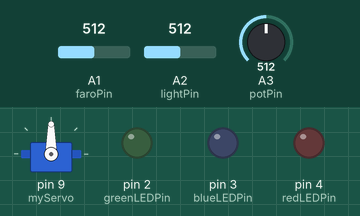
The sketch below on a simulated Arduino Uno, built with avr-gcc and run on an emulated ATmega328P. Parts: servo, output pins drawn as LEDs (lit = HIGH). The inputs (shaded band) are chosen by the test bench; at power-on: A1 (faroPin) = 512, A2 (lightPin) = 512, A3 (potPin) = 512.

Above: at 1.2 s.
1.3 s: A1 (faroPin) set to 1005
2.8 s: A1 (faroPin) set to 1021
At 2.96 s:
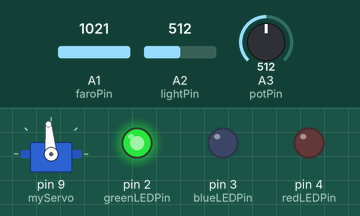
At 3.56 s:
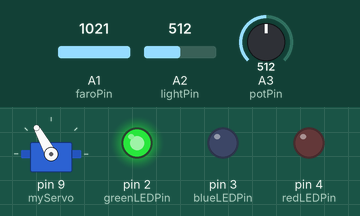
5.8 s: A2 (lightPin) set to 1005
8.8 s: A2 (lightPin) set to 1021
At 8.8 s:
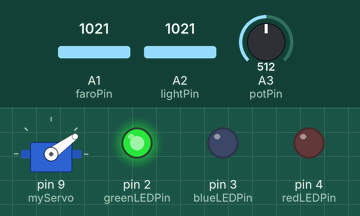
10.3 s: A2 (lightPin) set to 900
13.3 s: A1 (faroPin) set to 900
At 14.7 s:
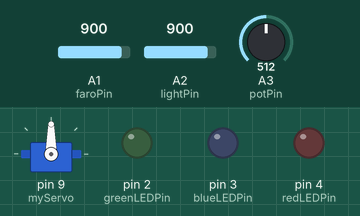
Timing chart, 0 to 15.8 s (numbered marks = the images above; inputs shaded):
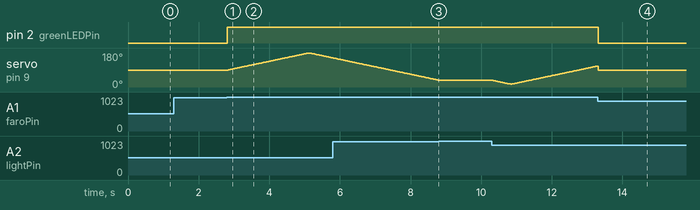

Measured:
- the behaviour switches between 1020 and 1021 on A1 (faroPin) (found by bisection; images 0 and 1)
- the behaviour switches between 1020 and 1021 on A2 (lightPin) (found by bisection; images 2 and 3)
- after the input at 1.3 s, every drawn part: stays the same
- after the input at 2.8 s, pin 2 (greenLEDPin): LOW → HIGH at once; servo on pin 9 (myServo): rises from 90° to 180° in 2.3 s, then falls to 154° in 0.66 s
- after the input at 8.8 s, servo on pin 9 (myServo): stops changing and stays 36°
- after the input at 13.3 s, pin 2 (greenLEDPin): HIGH → LOW at once

The sketch:

LamaparaCaboTouri_an.ino
```cpp
#include <Servo.h>

Servo myServo;

int dirServo=0;

int const potPin = A3;
int const lightPin = A2;
int const faroPin = A1;

int potVal=0;
int lightVal=0;
int faroVal=0;
int angle = 90;

const int greenLEDPin=2;
const int blueLEDPin=3;
const int redLEDPin=4;

int redValue=0;
int greenValue=0;
int blueValue=0;


void setup() {
  // put your setup code here, to run once:
  myServo.attach(9);

  Serial.begin(9600);

  pinMode(greenLEDPin,OUTPUT);
  pinMode(blueLEDPin,OUTPUT);
  pinMode(redLEDPin,OUTPUT);

}

void loop() {
  // put your main code here, to run repeatedly:

  //Movimiento continuo del servo siempre que tenga corriente

    //debug();

    lightVal = analogRead(lightPin);
    delay(5);
    faroVal = analogRead(faroPin);
    delay(5);
    if (lightVal>1020){
      potVal = analogRead(potPin);
      selectColor(potVal);
      setColor();
    }else if (faroVal>1020){
      potVal = analogRead(potPin);
      selectColor(potVal);
      setColor();
      moveServo();
      delay(15);

    } else {
      todoApagado();
      delay(5);
    }

}

void todoApagado(void){
  analogWrite(redLEDPin,0);
  analogWrite(greenLEDPin,0);
  analogWrite(blueLEDPin,0);
  myServo.write(90);
}

void selectColor(int Pot){
  extern int redValue;
  extern int greenValue;
  extern int blueValue;

  if (Pot<127){
    redValue=255;
    greenValue=255;
    blueValue=255;
  }else if (Pot>127 && Pot<254){
    redValue=148;
    greenValue=0;
    blueValue=211;
  }else if (Pot>254 && Pot<381){
    redValue=75;
    greenValue=0;
    blueValue=130;
  }else if (Pot>381 && Pot<508){
    redValue=0;
    greenValue=0;
    blueValue=255;
  }else if (Pot>508 && Pot<635){
    redValue=0;
    greenValue=255;
    blueValue=0;
  }else if (Pot>635 && Pot<762){
    redValue=255;
    greenValue=255;
    blueValue=0;
  }else if (Pot>762 && Pot<889){
    redValue=255;
    greenValue=127;
    blueValue=0;
  } else {
    redValue=255;
    greenValue=0;
    blueValue=0;
  }

}
void setColor(void){
  extern int redValue;
  extern int greenValue;
  extern int blueValue;

  analogWrite(redLEDPin,redValue);
  analogWrite(greenLEDPin,greenValue);
  analogWrite(blueLEDPin,blueValue);

}

void moveServo(void){
  extern int dirServo;
  extern int angle;
  if (dirServo==0){
    if (angle<180){
    myServo.write(angle);
    angle ++;
    }else{
      dirServo=1;
    }
  } else {
    if (angle>15){
      myServo.write(angle);
      angle --;
    } else {
      dirServo=0;
    }
  }
}

void debug(void){
  Serial.print("Valor del potenciometro: ");
  Serial.print(potVal);
  Serial.print(" \t Luz solo: ");
  Serial.print(lightVal);
  Serial.print(" \t Faro: ");
  Serial.print(faroVal);
  Serial.print(" \t Angle: ");
  Serial.print(angle);
  Serial.print(" \n ");
}
```
